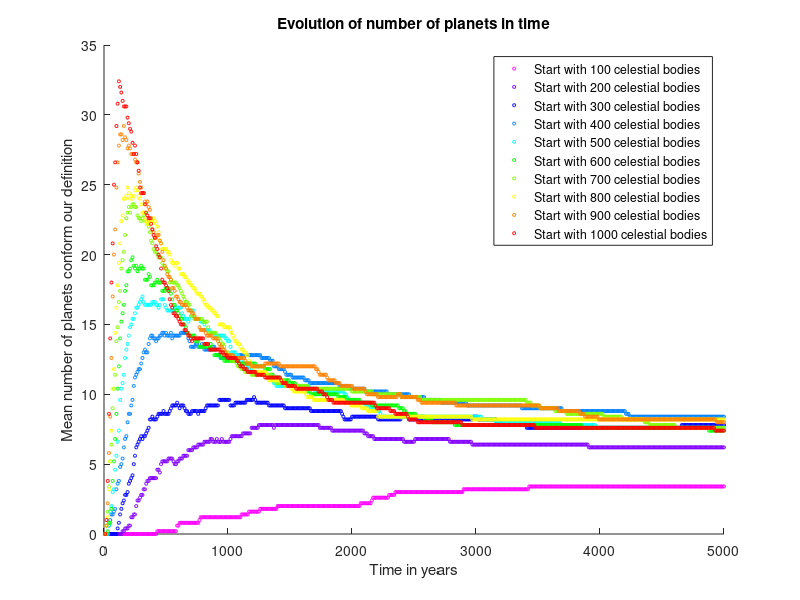

MATLAB code for this plot: (Note: this script raises an error after producing the figure.)
clear all;
load('AP100.mat');
AP100 = AP;
clear AP;
load('AP200.mat');
AP200 = AP;
clear AP;
load('AP300.mat');
AP300 = AP;
clear AP;
load('AP400.mat');
AP400 = AP;
clear AP;
load('AP500.mat');
AP500 = AP;
clear AP;
load('AP600.mat');
AP600 = AP;
clear AP;
load('AP700.mat');
AP700 = AP;
clear AP;
load('AP800.mat');
AP800 = AP;
clear AP;
load('AP900.mat');
AP900 = AP;
clear AP;
load('AP1000.mat');
AP1000 = AP;
clear AP;

scatter(10:10:5000,mean(AP100,2),5,[1,0,1],'o');
hold on;
scatter(10:10:5000,mean(AP200,2),5,[0.5,0,1],'o');
hold on;
scatter(10:10:5000,mean(AP300,2),5,[0,0,1],'o');
hold on;
scatter(10:10:5000,mean(AP400,2),5,[0,0.5,1],'o');
hold on;
scatter(10:10:5000,mean(AP500,2),5,[0,1,1],'o');
hold on;
scatter(10:10:5000,mean(AP600,2),5,[0,1,0],'o');
hold on;
scatter(10:10:5000,mean(AP700,2),5,[0.5,1,0],'o');
hold on;
scatter(10:10:5000,mean(AP800,2),5,[1,1,0],'o');
hold on;
scatter(10:10:5000,mean(AP900,2),5,[1,0.5,0],'o');
hold on;
scatter(10:10:5000,mean(AP1000,2),5,[1,0,0],'o');


title('Evolution of number of planets in time');
xlabel('Time in years');
ylabel('Mean number of planets conform our definition');
legend('Start with 100 celestial bodies','Start with 200 celestial bodies','Start with 300 celestial bodies','Start with 400 celestial bodies','Start with 500 celestial bodies','Start with 600 celestial bodies','Start with 700 celestial bodies','Start with 800 celestial bodies','Start with 900 celestial bodies','Start with 1000 celestial bodies');

figure;
histogram(AP100(500,:),-0.5:1:12.5);
hold on;
histogram(AP200(500,:),-0.5:1:12.5);
figure;
histogram(AP300(500,:),-0.5:1:12.5);
hold on;
histogram(AP400(500,:),-0.5:1:12.5);
figure;
histogram(AP500(500,:),-0.5:1:12.5);
hold on;
histogram(AP600(500,:),-0.5:1:12.5);
figure;
histogram(AP700(500,:),-0.5:1:12.5);
hold on;
histogram(AP800(500,:),-0.5:1:12.5);
figure;
histogram(AP900(500,:),-0.5:1:12.5);
hold on;
histogram(AP1000(500,:),-0.5:1:12.5);
